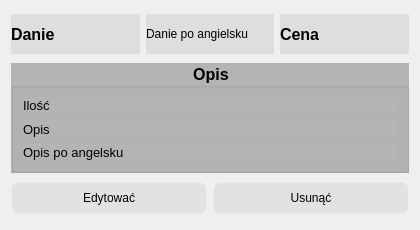
<?xml version="1.0" encoding="UTF-8"?>
<ui version="4.0">
 <class>CaseWidget</class>
 <widget class="QWidget" name="CaseWidget">
  <property name="geometry">
   <rect>
    <x>0</x>
    <y>0</y>
    <width>420</width>
    <height>230</height>
   </rect>
  </property>
  <property name="minimumSize">
   <size>
    <width>180</width>
    <height>0</height>
   </size>
  </property>
  <property name="maximumSize">
   <size>
    <width>16777215</width>
    <height>230</height>
   </size>
  </property>
  <property name="windowTitle">
   <string>Form</string>
  </property>
  <property name="styleSheet">
   <string notr="true">
border	-radius: 5px;</string>
  </property>
  <layout class="QGridLayout" name="gridLayout">
   <item row="0" column="0">
    <layout class="QHBoxLayout" name="horizontalLayout">
     <item>
      <widget class="QLabel" name="qlb_danie">
       <property name="maximumSize">
        <size>
         <width>16777215</width>
         <height>40</height>
        </size>
       </property>
       <property name="font">
        <font>
         <pointsize>12</pointsize>
         <bold>true</bold>
        </font>
       </property>
       <property name="styleSheet">
        <string notr="true">background-color: rgb(222, 222, 222);</string>
       </property>
       <property name="text">
        <string>Danie</string>
       </property>
      </widget>
     </item>
     <item>
      <widget class="QLabel" name="qlb_danie_eng">
       <property name="maximumSize">
        <size>
         <width>16777215</width>
         <height>40</height>
        </size>
       </property>
       <property name="styleSheet">
        <string notr="true">background-color: rgb(222, 222, 222);</string>
       </property>
       <property name="text">
        <string>Danie po angielsku</string>
       </property>
      </widget>
     </item>
     <item>
      <widget class="QLabel" name="qlb_cena">
       <property name="maximumSize">
        <size>
         <width>16777215</width>
         <height>40</height>
        </size>
       </property>
       <property name="font">
        <font>
         <pointsize>12</pointsize>
         <bold>true</bold>
        </font>
       </property>
       <property name="styleSheet">
        <string notr="true">background-color: rgb(222, 222, 222);</string>
       </property>
       <property name="text">
        <string>Cena</string>
       </property>
      </widget>
     </item>
    </layout>
   </item>
   <item row="1" column="0">
    <widget class="QGroupBox" name="groupBox">
     <property name="maximumSize">
      <size>
       <width>16777215</width>
       <height>110</height>
      </size>
     </property>
     <property name="font">
      <font>
       <pointsize>12</pointsize>
       <bold>true</bold>
      </font>
     </property>
     <property name="styleSheet">
      <string notr="true">background-color: rgb(180, 180, 180);</string>
     </property>
     <property name="title">
      <string>Opis</string>
     </property>
     <property name="alignment">
      <set>Qt::AlignCenter</set>
     </property>
     <layout class="QVBoxLayout" name="verticalLayout">
      <item>
       <widget class="QLabel" name="qlb_masa">
        <property name="maximumSize">
         <size>
          <width>16777215</width>
          <height>30</height>
         </size>
        </property>
        <property name="font">
         <font>
          <pointsize>10</pointsize>
         </font>
        </property>
        <property name="styleSheet">
         <string notr="true">\</string>
        </property>
        <property name="text">
         <string>Ilość</string>
        </property>
       </widget>
      </item>
      <item>
       <widget class="QLabel" name="qlb_des">
        <property name="maximumSize">
         <size>
          <width>16777215</width>
          <height>30</height>
         </size>
        </property>
        <property name="font">
         <font>
          <pointsize>10</pointsize>
         </font>
        </property>
        <property name="text">
         <string>Opis</string>
        </property>
       </widget>
      </item>
      <item>
       <widget class="QLabel" name="qlb_des_eng">
        <property name="maximumSize">
         <size>
          <width>16777215</width>
          <height>30</height>
         </size>
        </property>
        <property name="font">
         <font>
          <pointsize>10</pointsize>
         </font>
        </property>
        <property name="text">
         <string>Opis po angelsku</string>
        </property>
       </widget>
      </item>
     </layout>
    </widget>
   </item>
   <item row="2" column="0">
    <layout class="QHBoxLayout" name="horizontalLayout_2">
     <item>
      <widget class="QPushButton" name="btn_edit">
       <property name="styleSheet">
        <string notr="true">QPushButton{
 	 background-color:rgba(200,200,200,90);
     border: 1px solid rgba(255,255,255,40);
     border-radius:7px;
	 height:30
}
QPushButton:hover{
	 background-color:rgba(209,209,209,60);
     border: 1px solid rgba(0,0,0,50);
}
QPushButton:pressed{
	background-color:rgba(180,180,180,70);
}</string>
       </property>
       <property name="text">
        <string>Edytować</string>
       </property>
      </widget>
     </item>
     <item>
      <widget class="QPushButton" name="btn_delete">
       <property name="styleSheet">
        <string notr="true">QPushButton{
 	 background-color:rgba(200,200,200,90);
     border: 1px solid rgba(255,255,255,40);
     border-radius:7px;
	 height:30
}
QPushButton:hover{
	 background-color:rgba(209,209,209,60);
     border: 1px solid rgba(0,0,0,50);
}
QPushButton:pressed{
	background-color:rgba(180,180,180,70);
}</string>
       </property>
       <property name="text">
        <string>Usunąć</string>
       </property>
      </widget>
     </item>
    </layout>
   </item>
  </layout>
 </widget>
 <resources/>
 <connections/>
</ui>
